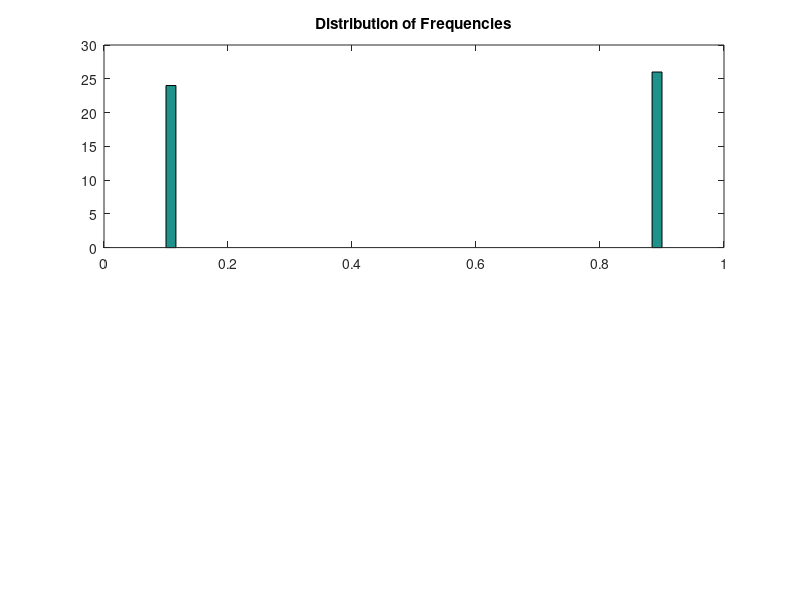

Here is the MATLAB script that generated this plot: (Note: this script raises an error after producing the figure.)
clc, clf, clear, close all
 
% Numerical simulation for the Kuramoto model:
  
N=50;   % number of node.
K=1;    % Coupling strength.
h=0.1;
iter=500;
t=0:h:h*iter;
theta=zeros(N,iter);
theta(:,1)=2*pi*rand(N,1);
figure;
subplot(2,1,1)
Omega(1:N/2) = .1;
Omega(N/2:N) = .9;
Omega = Omega';
hist(Omega,50);
title('Distribution of Frequencies');

for j=1:iter
 
k1=kuramoto(theta(:,j),K,N,Omega);
theta(:, j+1)=theta(:,j)+(h/6)*(k1+2);%*k2+2*k3+k4);
x=cos(theta(:,j));
y=sin(theta(:,j));
s=linspace(0,2*pi,100);
cx=cos(s);
cy=sin(s);
subplot(2,1,2)
plot(x,y,'o',cx,cy)
axis([-1 1 -1 1])
axis square
 
drawnow
 
end
title('Phase')